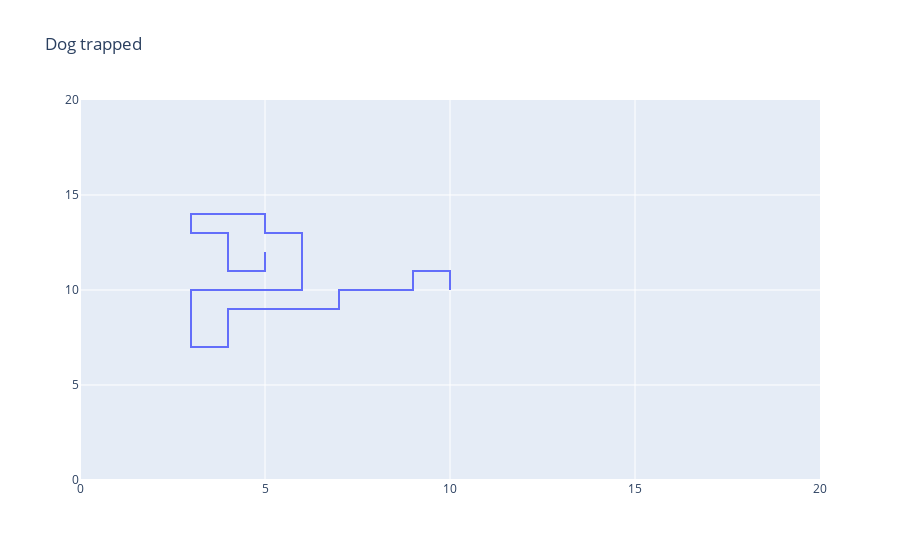

The cell this chart's notebook holds for it:
### Markdown cell above
### Plot 2d routes

### Code cell
import plotly.graph_objects as go

n = 20 
ex = dogEscape(n)
(escape, path) = ex

fig = go.Figure(
    data=[go.Scatter(x = [x for (x,y) in path], y = [y for (x,y) in path])],
    layout_title_text="Dog " + ("escaped" if escape else "trapped")
)
fig.update_xaxes(range=[0,n])
fig.update_yaxes(range=[0,n])
fig.show()

### Figure 1 — Plotly figure (JSON) as saved in the notebook; plotly's stock layout.template omitted (floating-point values rounded to 4 significant figures)
{"data": [{"type": "scatter", "x": [10, 10, 9, 9, 8, 7, 7, 6, 5, 4, 4, 4, 3, 3, 3, 3, 4, 5, 6, 6, 6, 6, 5, 5, 4, 3, 3, 4, 4, 4, 5, 5], "y": [10, 11, 11, 10, 10, 10, 9, 9, 9, 9, 8, 7, 7, 8, 9, 10, 10, 10, 10, 11, 12, 13, 13, 14, 14, 14, 13, 13, 12, 11, 11, 12]}], "layout": {"title": {"text": "Dog trapped"}, "xaxis": {"range": [0, 20]}, "yaxis": {"range": [0, 20]}}}
